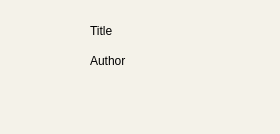
<?xml version="1.0" encoding="UTF-8"?>
<ui version="4.0">
 <class>UserBook</class>
 <widget class="QWidget" name="UserBook">
  <property name="geometry">
   <rect>
    <x>0</x>
    <y>0</y>
    <width>280</width>
    <height>134</height>
   </rect>
  </property>
  <property name="windowTitle">
   <string>Form</string>
  </property>
  <property name="styleSheet">
   <string notr="true">background-color: rgb(244, 242, 233);</string>
  </property>
  <widget class="QLabel" name="bookIcon">
   <property name="geometry">
    <rect>
     <x>10</x>
     <y>10</y>
     <width>64</width>
     <height>64</height>
    </rect>
   </property>
   <property name="text">
    <string/>
   </property>
   <property name="pixmap">
    <pixmap>../assets/icons8-reading-64.png</pixmap>
   </property>
   <property name="scaledContents">
    <bool>true</bool>
   </property>
  </widget>
  <widget class="QLabel" name="titleIcon">
   <property name="geometry">
    <rect>
     <x>90</x>
     <y>20</y>
     <width>171</width>
     <height>21</height>
    </rect>
   </property>
   <property name="styleSheet">
    <string notr="true">font: 600 16pt &quot;Ubuntu Sans&quot;;
color: rgb(0, 0, 0);</string>
   </property>
   <property name="text">
    <string>Title</string>
   </property>
  </widget>
  <widget class="QLabel" name="authorLabel">
   <property name="geometry">
    <rect>
     <x>90</x>
     <y>50</y>
     <width>181</width>
     <height>21</height>
    </rect>
   </property>
   <property name="styleSheet">
    <string notr="true">font: 600 12pt &quot;Ubuntu Sans&quot;;
color: rgb(0, 0, 0);</string>
   </property>
   <property name="text">
    <string>Author</string>
   </property>
  </widget>
  <widget class="QLabel" name="start1Icon">
   <property name="geometry">
    <rect>
     <x>10</x>
     <y>90</y>
     <width>32</width>
     <height>32</height>
    </rect>
   </property>
   <property name="text">
    <string/>
   </property>
   <property name="pixmap">
    <pixmap>../assets/icons8-star-32.png</pixmap>
   </property>
   <property name="scaledContents">
    <bool>true</bool>
   </property>
  </widget>
  <widget class="QLabel" name="start1Icon_2">
   <property name="geometry">
    <rect>
     <x>50</x>
     <y>90</y>
     <width>32</width>
     <height>32</height>
    </rect>
   </property>
   <property name="text">
    <string/>
   </property>
   <property name="pixmap">
    <pixmap>../assets/icons8-star-32.png</pixmap>
   </property>
   <property name="scaledContents">
    <bool>true</bool>
   </property>
  </widget>
  <widget class="QLabel" name="start1Icon_3">
   <property name="geometry">
    <rect>
     <x>90</x>
     <y>90</y>
     <width>32</width>
     <height>32</height>
    </rect>
   </property>
   <property name="text">
    <string/>
   </property>
   <property name="pixmap">
    <pixmap>../assets/icons8-star-32.png</pixmap>
   </property>
   <property name="scaledContents">
    <bool>true</bool>
   </property>
  </widget>
  <widget class="QLabel" name="start1Icon_4">
   <property name="geometry">
    <rect>
     <x>130</x>
     <y>90</y>
     <width>32</width>
     <height>32</height>
    </rect>
   </property>
   <property name="text">
    <string/>
   </property>
   <property name="pixmap">
    <pixmap>../assets/icons8-star-32.png</pixmap>
   </property>
   <property name="scaledContents">
    <bool>true</bool>
   </property>
  </widget>
  <widget class="QLabel" name="start1Icon_5">
   <property name="geometry">
    <rect>
     <x>170</x>
     <y>90</y>
     <width>32</width>
     <height>32</height>
    </rect>
   </property>
   <property name="text">
    <string/>
   </property>
   <property name="pixmap">
    <pixmap>../assets/icons8-star-32.png</pixmap>
   </property>
   <property name="scaledContents">
    <bool>true</bool>
   </property>
  </widget>
 </widget>
 <resources/>
 <connections/>
</ui>
